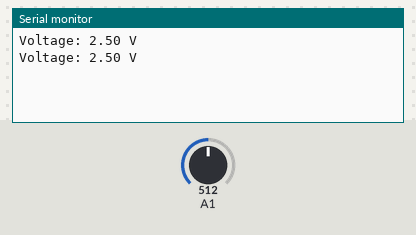
Recording of a sketch running on a simulated Arduino Uno, built with avr-gcc and run on an emulated ATmega328P. Parts: the last lines printed to the serial monitor. The test bench sets the inputs (shaded band); at power-on: A1 = 512.

Above: at 1.8 s.
1.9 s: A1 set to 716
At 2.8 s:
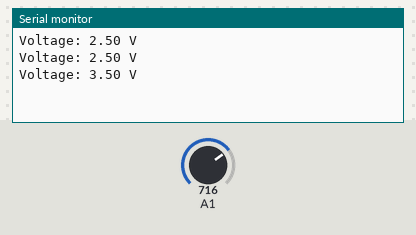
3.4 s: A1 set to 900
At 4.8 s:
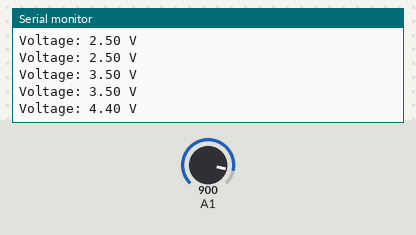
Timing chart, 0 to 6.4 s (numbered marks = the images above; inputs shaded):
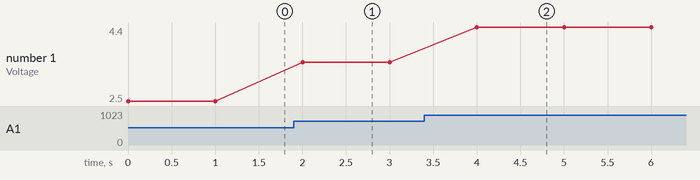

Measured:
- after the input at 1.9 s, the serial monitor: prints a new line after 0.10 s (image 1)
- after the input at 3.4 s, the serial monitor: prints a new line after 0.60 s (image 2)
- plotted number 1: 2.5 → 3.5 after the input at 1.9 s, 3.5 → 4.4 after the input at 3.4 s

The sketch:

SolarPanelVoltage.ino
```cpp
void setup() {
    // Initialize the serial communication at 9600 baud rate
    Serial.begin(9600);
}

void loop() {
    // Read the analog value from pin A1
    int sensorValue = analogRead(A1);

    // Convert the analog value to voltage
    // Assuming a 5V reference voltage and 10-bit ADC (0-1023)
    float voltage = sensorValue * (5.0 / 1023.0);

    // Print the voltage value to the Serial Monitor
    Serial.print("Voltage: ");
    Serial.print(voltage);
    Serial.println(" V");

    // Wait for a second before the next reading
    delay(1000);
}
```
